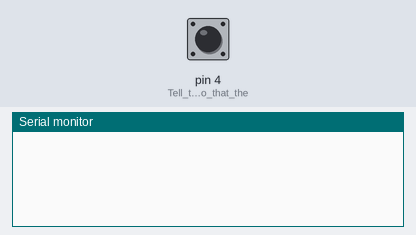
The sketch below on a simulated Arduino Uno, built with avr-gcc and run on an emulated ATmega328P. Shown: the last lines printed to the serial monitor. Inputs (shaded band) come from the test bench; at power-on: pin 4 (Tell_the_arduino_that_the) HIGH.

Above: at 1.2 s.
1.3 s: pin 4 (Tell_the_arduino_that_the) pulled LOW for 0.15 s
At 1.53 s:
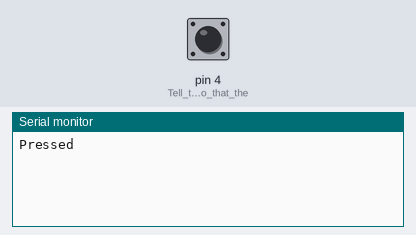
At 2.4 s:
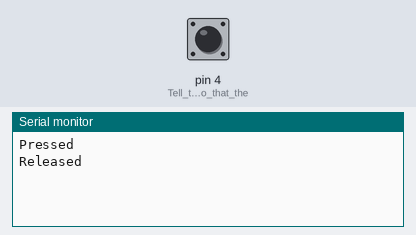

The sketch:

arduino.ino
```cpp
void setup() {
  Serial.begin(9600);
  while(!Serial){}  //  Wait for a device to connect to the arduino

  pinMode(4, INPUT_PULLUP); //  Tell the arduino that the button is connected to pin 4, and that we are going to be reading from that pin.
  //  The arduino has a built in resistor for reading data from pins, which can be used to greatly simplify the circuit when we are reading data from buttons.
  //  To do this we have to tell the arduino to use the INPUT_PULLUP mode on the pin instead of INPUT. This will cause the arduino to connect this pin to 5V through a resistor internally.
  //  Reading from this pin will then make the arduino check if this pin has a connection to ground or not. This makes connecting buttons to the arduino a lot simpler, as we no longer have to add the resistor and the connections ourselves.
}

bool lastPressed = false;
void loop() {
  bool pressed = !digitalRead(4); //  Read the input from the pin the button is connected to. The input will be inverted, so we should invert it back.

  if(pressed && !lastPressed) { //  Detect when the button is pressed, and print a message through the serial connection.
    Serial.println("Pressed");
  }
  if(!pressed && lastPressed){ //  Detect when the button is released, and print a message through the serial connection.
    delay(200); //  Some extra delay to prevent the arduino from incorrectly detecting button presses when there aren't any. This also makes helps time the audio clip better on the website provided in this repo.
    Serial.println("Released");
  }

  lastPressed = pressed;  //  Update the last known state of the button
  delay(10);  //  Add some delay to prevent the arduino from incorrectly detecting false presses/releases (this sometimes happens when cheap components are used for the circuit)
}
```

Measured:
- after the input at 1.3 s, the serial monitor: prints a new line at once (image 1)
